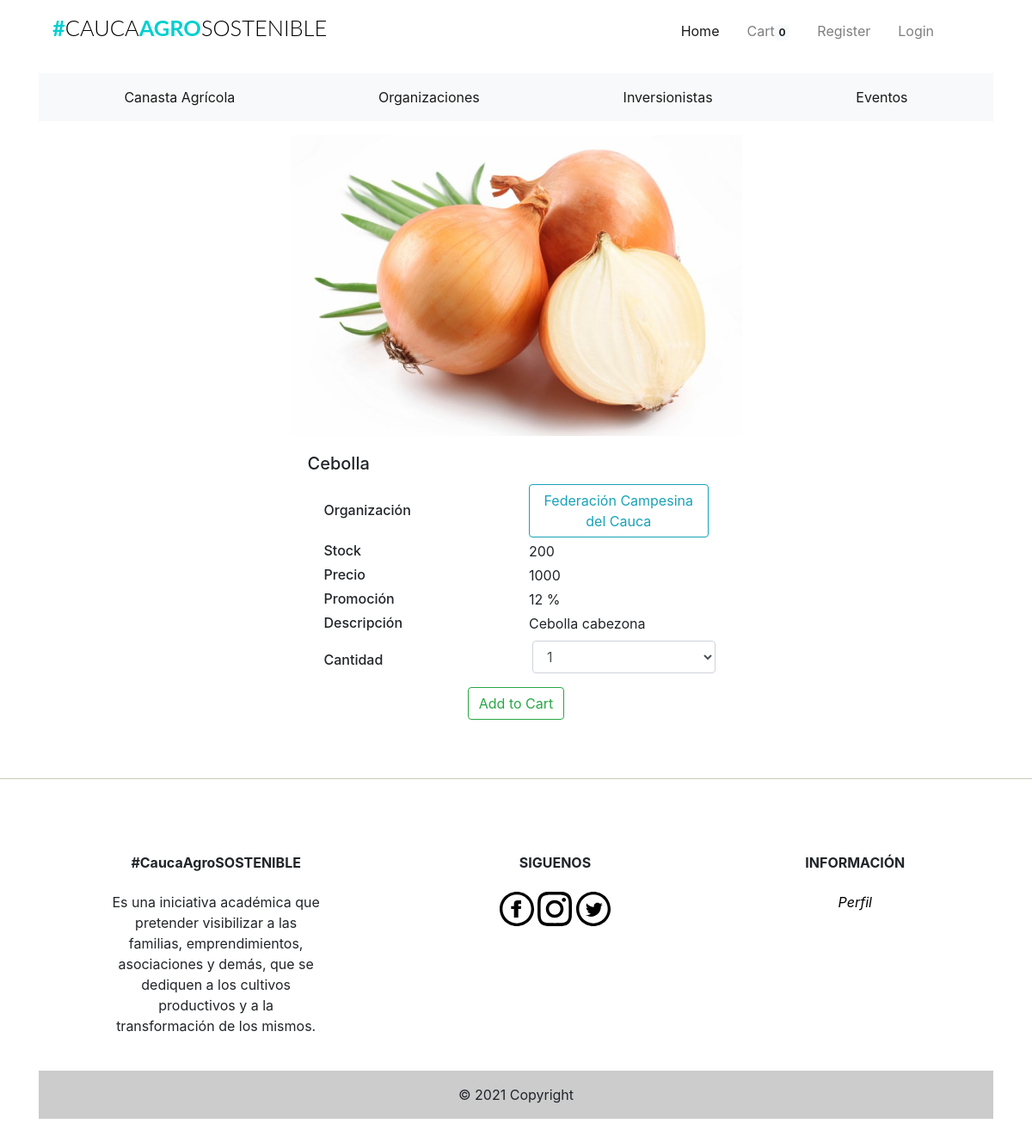
/productos/3, run on an earlier commit of the app's database.
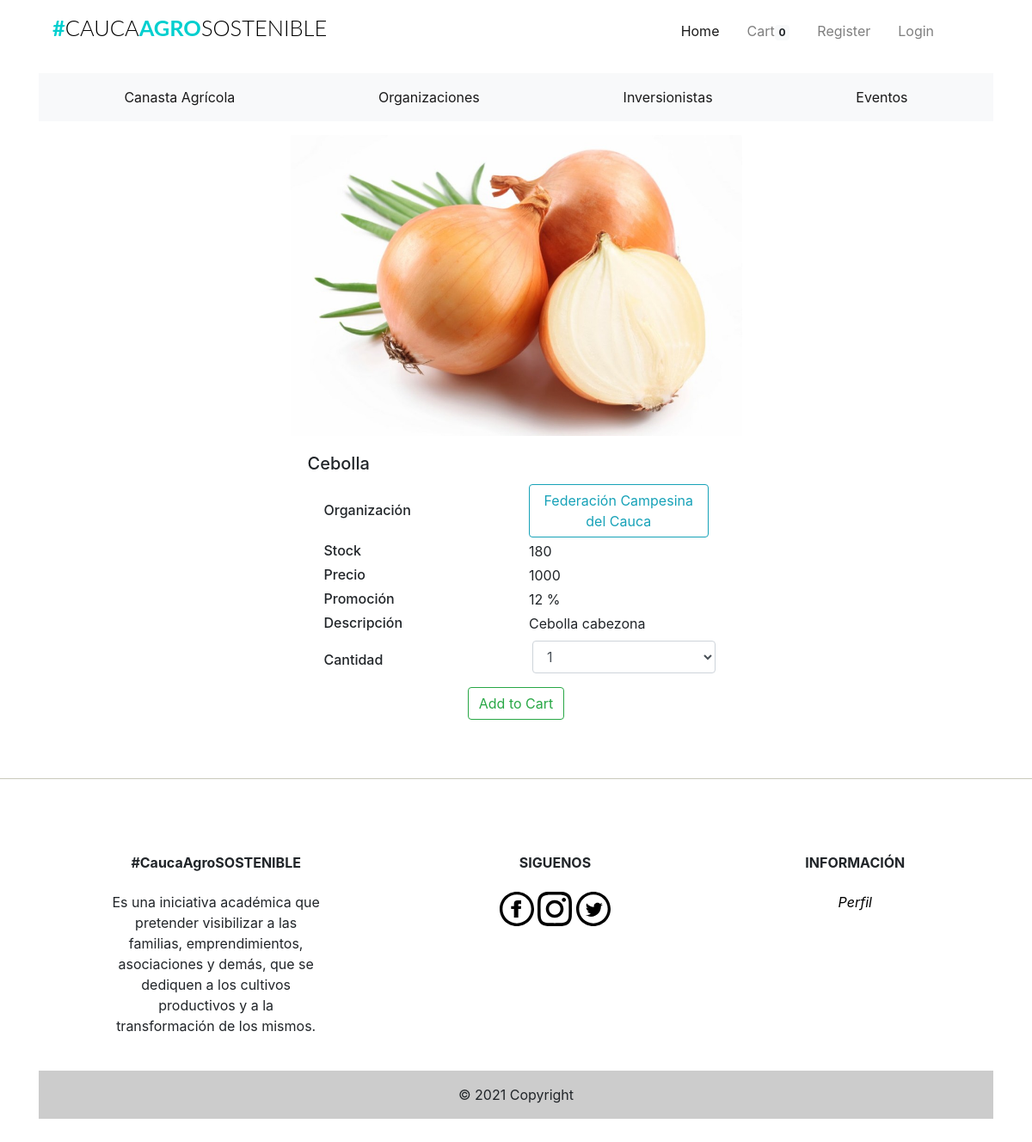
And on a later commit of the database.
### app/models.py (models this page shows, shortened)
class Products(db.Model):
    __tablename__ = 'products'
    id = db.Column(db.Integer, primary_key=True)
    product_name = db.Column(db.String(100), index=True)
    product_price = db.Column(db.Integer, index=True)
    product_image = db.Column(db.String(120))
    product_description = db.Column(db.String(200))
    product_stock = db.Column(db.Integer)
    promotion_value = db.Column(db.Integer, index=True)
    organizacion_id = db.Column(db.Integer, db.ForeignKey('organizaciones.id'))

### app/home/routes.py (the view, shortened to what this page needs)
@home.route('/productos/<int:id>', methods=["GET", "POST"])
def product_details(id):
    if current_user.is_anonymous:
        count = 0
    else:
        count = Kart.query.filter_by(user_id=current_user.id).count()
        user = current_user.id
    form = Variations()
    product_detail = Products.query.filter_by(id=id).first_or_404()
    organizacion = Organizaciones.query.filter_by(id=product_detail.organizacion_id).first_or_404()
    form.amount.choices = [i+1 for i in range(product_detail.product_stock)]
    return render_template("home/productdetails.html",
                           product_detail=product_detail, title=product_detail.product_name,
                           form=form, count=count, organizacion=organizacion)

### app/admin/forms.py
class Variations(FlaskForm):
    amount = SelectField('Amount', validators=[validators.Optional()])
    submit = SubmitField('Add to Cart')

### app/templates/home/productdetails.html (shortened to what this page needs)
{% extends "base.html" %}
{% block body %}
{% if product_detail %}
<div class="container mt-1 mb-3"
  <div class="card" style="width: 50%;">
    <img src="{{ product_detail.product_image }}" class="card-img-top" alt="{{ product_detail.name }}">
    <div class="card-body">
      <h5 class="card-title">{{ product_detail.product_name }}</h5>
       <div class="row m-1 justify-content-center align-items-center">
          <div class="col m">
            <h6 class="card-subtitle mt-0">Organizaci&oacute;n</h6>
          </div>
          <div class="col">
            <a type="button" class="btn btn-outline-info" href="{{ url_for('home.organizacion_details', id=organizacion.id) }} ">
              <p class="card-text mt-0">{{ organizacion.organizacion_name }}</p>
            </a>
          </div>
      </div>
      <div class="row m-1 justify-content-center align-items-center">
          <div class="col">
            <h6 class="card-subtitle mt-0">Stock</h6>
          </div>
          <div class="col">
            <p class="card-text mt-0">{{ product_detail.product_stock }}</p>
          </div>
      </div>
       <div class="row m-1 justify-content-center align-items-center">
          <div class="col">
            <h6 class="card-subtitle mt-0">Precio</h6>
          </div>
          <div class="col">
            <p class="card-text mt-0">{{ product_detail.product_price }}</p>
          </div>
      </div>
       <div class="row m-1 justify-content-center align-items-center">
          <div class="col">
            <h6 class="card-subtitle mt-0">Promoci&oacute;n</h6>
          </div>
          <div class="col">
            <p class="card-text mt-0">{{ product_detail.promotion_value }} %</p>
          </div>
      </div>
       <div class="row m-1 justify-content-center align-items-center">
          <div class="col-sm">
            <h6 class="card-subtitle mt-0">Descripci&oacute;n</h6>
          </div>
          <div class="col-sm">
            <p class="card-text mt-0">{{ product_detail.product_description }}</p>
          </div>
      </div>
      <form class="form" method="post" role="form">
       <div class="row justify-content-center align-items-center m-0">
        <div class="col-sm">
        <div class="m-1 form-group">
          <h6>Cantidad</h6>
        </div>
        </div>
        <div class="col-sm">
          <div class="form-group">
            {{ form.amount(class="form-control m-1")}}
          </div>
        </div>
       </div>
       <div class="row">
          <div class="col-sm d-flex justify-content-center align-items-center m-0">
              <div class="form-group">
                {{ form.submit(class="btn btn-outline-success") }}
              </div>
          </div>
        </div>
      </form>
  </div>
</div>
{% endif %}
{% endblock %}

What changed in the data, as far as the page shows it:
changed Products "Cebolla": product_stock "200" → "180"
